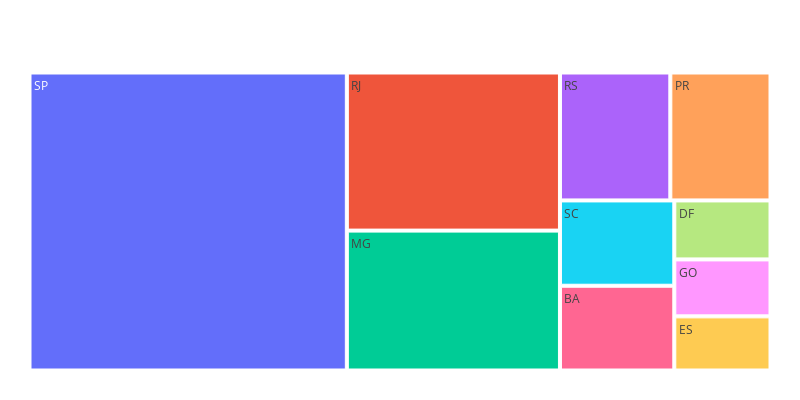

Notebook code cell kept with this figure:
### Code cell
plot_revenue_per_state(revenue_per_state)

### Figure 1 — Plotly figure (JSON) as saved in the notebook; plotly's stock layout.template omitted (floating-point values rounded to 4 significant figures)
{"data": [{"branchvalues": "total", "domain": {"x": [0, 1], "y": [0, 1]}, "hovertemplate": "labels=%{label}<br>Revenue=%{value}<br>parent=%{parent}<br>id=%{id}<extra></extra>", "ids": ["BA", "DF", "ES", "GO", "MG", "PR", "RJ", "RS", "SC", "SP"], "labels": ["BA", "DF", "ES", "GO", "MG", "PR", "RJ", "RS", "SC", "SP"], "name": "", "parents": ["", "", "", "", "", "", "", "", "", ""], "type": "treemap", "values": [591100.0, 346100.0, 317700.0, 334200.0, 1819000.0, 781700.0, 2055000.0, 861300.0, 595100.0, 5769000.0]}], "layout": {"height": 400, "legend": {"tracegroupgap": 0}, "margin": {"b": 25, "l": 25, "r": 25, "t": 50}, "width": 800}}
